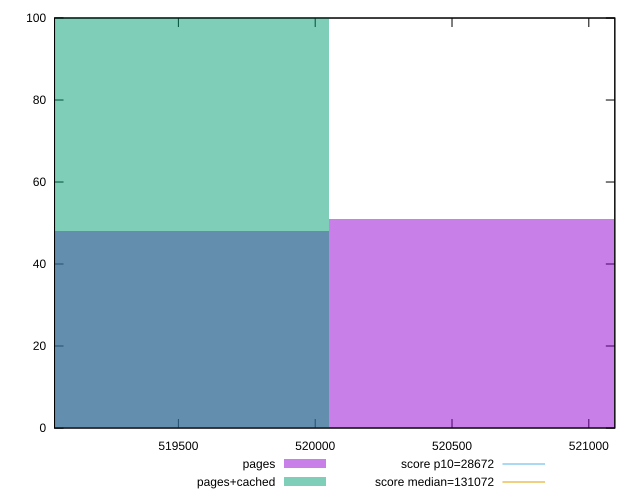

This chart was generated by the following gnuplot code:
reset

$pages <<EOF
519531.85862427176 48
520570.9223415203 51
521609.9860587689 1
EOF

$pagesCached <<EOF
519531.85862427176 100
EOF

set key outside below
set boxwidth 1039.0637172485435
set xrange [519047.3357513424:521095.04237993486]
set yrange [0:100]
set trange [0:100]
set style fill transparent solid 0.5 noborder

set parametric
set terminal svg size 640, 500 enhanced background rgb 'white'
set output "report_00009_2021-02-08T22-37-41.559Z/uses-long-cache-ttl/comparison/histogram/0_vs_1.svg"

plot $pages title "pages" with boxes, \
     $pagesCached title "pages+cached" with boxes, \
     28672,t title "score p10=28672", \
     131072,t title "score median=131072"

reset
